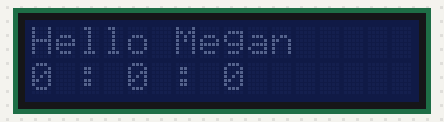
Simulated run of this program. Board: Raspberry Pi (BCM pin numbers). Shown: 16×2 character LCD. What the program prints to the terminal is not drawn. At 8.4 s the program stops and its outputs stay as they are.

Above: at 0.2 s.
At 1.2 s:
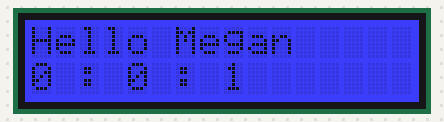
At 2.2 s:
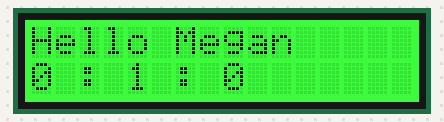
At 3.3 s:
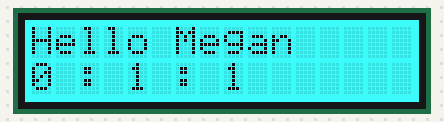
At 5.4 s:
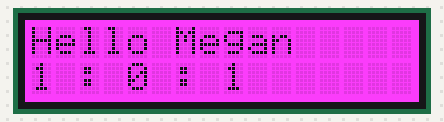
At 7.5 s:
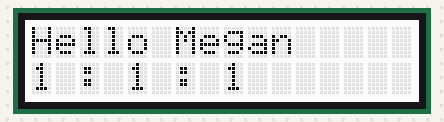

The program:

testLcd.py
```python
#! /usr/bin/python

import sys
import Adafruit_CharLCD as LCD
from time import sleep, strftime

if __name__ == "__main__":

    # Sleep time
    TS = 1

    lcd = LCD.Adafruit_CharLCDPlate()
    lcd.clear()
    lcd.set_color(0, 0, 0)
    lcd.set_backlight(1)
    lcd.message("Hello World\n0 : 0 : 0")

    for r in range(0, 2):
        for g in range(0, 2):
            for b in range(0, 2):
                lcd.clear()
                lcd.set_color(r, g, b)
                color = "Hello Megan\n%d : %d : %d" % (r,g,b)
                lcd.message(color)
                print("%d : %d : %d" % (r,g,b))
                sleep(TS)
```

Measured:
- what the display in image 1 shows lasts 1.0 s, from 1.2 s to 2.2 s
